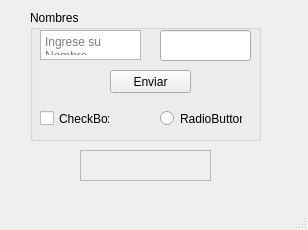
<?xml version="1.0" encoding="UTF-8"?>
<ui version="4.0">
 <class>MainWindow</class>
 <widget class="QMainWindow" name="MainWindow">
  <property name="geometry">
   <rect>
    <x>0</x>
    <y>0</y>
    <width>308</width>
    <height>230</height>
   </rect>
  </property>
  <property name="windowTitle">
   <string>MainWindow</string>
  </property>
  <widget class="QWidget" name="centralwidget">
   <widget class="QGroupBox" name="groupBox">
    <property name="geometry">
     <rect>
      <x>30</x>
      <y>10</y>
      <width>231</width>
      <height>131</height>
     </rect>
    </property>
    <property name="title">
     <string>Nombres</string>
    </property>
    <widget class="QPushButton" name="pushButton_2">
     <property name="geometry">
      <rect>
       <x>80</x>
       <y>60</y>
       <width>81</width>
       <height>23</height>
      </rect>
     </property>
     <property name="text">
      <string>Enviar</string>
     </property>
    </widget>
    <widget class="QCheckBox" name="checkBox">
     <property name="geometry">
      <rect>
       <x>10</x>
       <y>100</y>
       <width>70</width>
       <height>17</height>
      </rect>
     </property>
     <property name="text">
      <string>CheckBox</string>
     </property>
    </widget>
    <widget class="QTextEdit" name="textEdit">
     <property name="geometry">
      <rect>
       <x>10</x>
       <y>20</y>
       <width>101</width>
       <height>30</height>
      </rect>
     </property>
     <property name="frameShape">
      <enum>QFrame::StyledPanel</enum>
     </property>
     <property name="placeholderText">
      <string>Ingrese su Nombre</string>
     </property>
    </widget>
    <widget class="QLineEdit" name="lineEdit">
     <property name="geometry">
      <rect>
       <x>130</x>
       <y>20</y>
       <width>91</width>
       <height>31</height>
      </rect>
     </property>
    </widget>
    <widget class="QRadioButton" name="radioButton">
     <property name="geometry">
      <rect>
       <x>130</x>
       <y>100</y>
       <width>82</width>
       <height>17</height>
      </rect>
     </property>
     <property name="text">
      <string>RadioButton</string>
     </property>
    </widget>
   </widget>
   <widget class="QPlainTextEdit" name="plainTextEdit">
    <property name="enabled">
     <bool>false</bool>
    </property>
    <property name="geometry">
     <rect>
      <x>80</x>
      <y>150</y>
      <width>131</width>
      <height>31</height>
     </rect>
    </property>
   </widget>
  </widget>
  <widget class="QMenuBar" name="menubar">
   <property name="geometry">
    <rect>
     <x>0</x>
     <y>0</y>
     <width>308</width>
     <height>21</height>
    </rect>
   </property>
  </widget>
  <widget class="QStatusBar" name="statusbar"/>
 </widget>
 <resources/>
 <connections/>
</ui>
